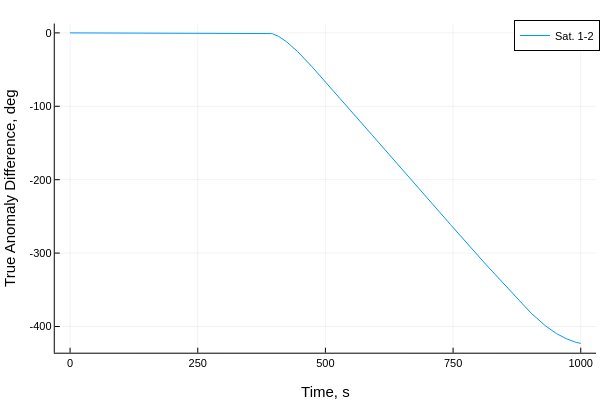

Here is the notebook cell this chart was saved with:
### Code cell
plot(thist[1:end],broadcast.(rad2deg,θhist[2:end,:]),label=permutedims(mylabel))
plot!(xlabel="Time, s", ylabel = "True Anomaly Difference, deg")

### Figure 1 — Plotly figure (JSON) as saved in the notebook; plotly's stock layout.template omitted (floating-point values rounded to 4 significant figures; data arrays with more than 128 entries replaced by an {"elided": "..."} marker saying what was removed)
{"data": [{"colorbar": {"len": 0.9143, "title": "", "x": 0.9934, "y": 0.533}, "legendgroup": "Sat. 1-2", "line": {"color": "rgba(0, 154, 250, 1.000)", "dash": "solid", "shape": "linear", "width": 1}, "mode": "lines", "name": "Sat. 1-2", "showlegend": true, "type": "scatter", "x": {"elided": "1001 int values"}, "xaxis": "x", "y": {"elided": "1001 float values"}, "yaxis": "y", "zmax": null, "zmin": null}], "layout": {"annotations": [], "height": 400, "legend": {"bgcolor": "rgba(255, 255, 255, 1.000)", "bordercolor": "rgba(0, 0, 0, 1.000)", "borderwidth": 1, "font": {"color": "rgba(0, 0, 0, 1.000)", "family": "sans-serif", "size": 11}, "title": {"font": {"color": "rgba(0, 0, 0, 1.000)", "family": "sans-serif", "size": 15}, "text": ""}, "tracegroupgap": 0, "traceorder": "normal", "x": 1, "xanchor": "auto", "y": 1, "yanchor": "auto"}, "margin": {"b": 20, "l": 0, "r": 0, "t": 20}, "paper_bgcolor": "rgba(255, 255, 255, 1.000)", "plot_bgcolor": "rgba(255, 255, 255, 1.000)", "showlegend": true, "width": 600, "xaxis": {"anchor": "y", "domain": [0.09128, 0.9934], "gridcolor": "rgba(0, 0, 0, 0.100)", "gridwidth": 0.5, "linecolor": "rgba(0, 0, 0, 1.000)", "mirror": false, "range": [-30, 1030], "showgrid": true, "showline": true, "showticklabels": true, "tickangle": 0, "tickcolor": "rgb(0, 0, 0)", "tickfont": {"color": "rgba(0, 0, 0, 1.000)", "family": "sans-serif", "size": 11}, "tickmode": "array", "ticks": "inside", "ticktext": ["0", "250", "500", "750", "1000"], "tickvals": [0, 250, 500, 750, 1000], "title": "Time, s", "titlefont": {"color": "rgba(0, 0, 0, 1.000)", "family": "sans-serif", "size": 15}, "type": "-", "visible": true, "zeroline": false, "zerolinecolor": "rgba(0, 0, 0, 1.000)"}, "yaxis": {"anchor": "x", "domain": [0.07581, 0.9902], "gridcolor": "rgba(0, 0, 0, 0.100)", "gridwidth": 0.5, "linecolor": "rgba(0, 0, 0, 1.000)", "mirror": false, "range": [-435.7, 12.72], "showgrid": true, "showline": true, "showticklabels": true, "tickangle": 0, "tickcolor": "rgb(0, 0, 0)", "tickfont": {"color": "rgba(0, 0, 0, 1.000)", "family": "sans-serif", "size": 11}, "tickmode": "array", "ticks": "inside", "ticktext": ["-400", "-300", "-200", "-100", "0"], "tickvals": [-400, -300, -200, -100, 0], "title": "True Anomaly Difference, deg", "titlefont": {"color": "rgba(0, 0, 0, 1.000)", "family": "sans-serif", "size": 15}, "type": "-", "visible": true, "zeroline": false, "zerolinecolor": "rgba(0, 0, 0, 1.000)"}}}
